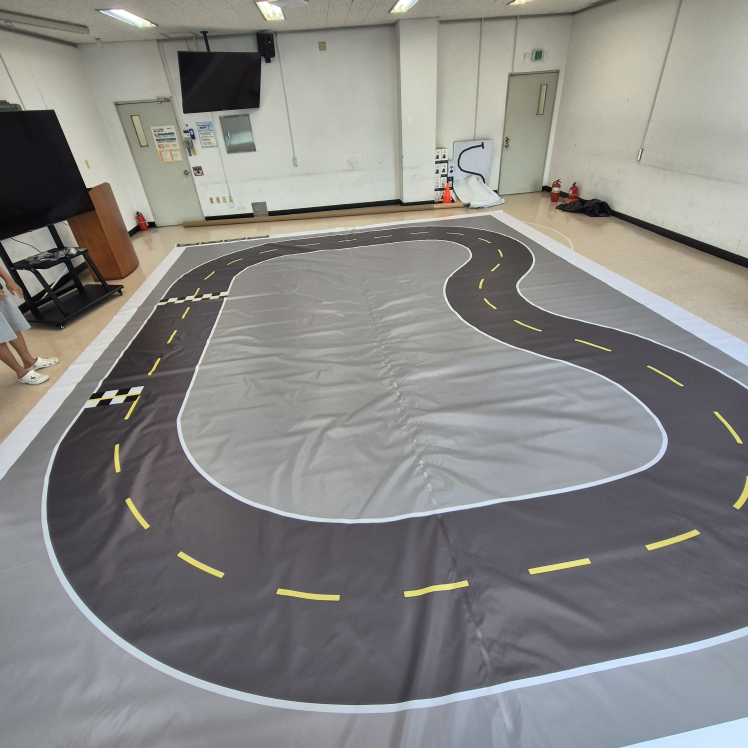
#> input picture test_track/KakaoTalk_20260902_120538606.jpg, 2992 x 2992 px (shown at 1/4 size); its folder holds only this picture in this run
$ python -i detectors.py   (imports and definitions only)   (older library calls are emulated)
#> lines starting #> are read from the running program, lines starting #| are printed output that depends on the picture
#> further down, picture is the input picture: shape (2992, 2992, 3); mean B, G, R 133, 135.1, 135.8
"""OpenCV detector core with no ROS dependency."""

from __future__ import annotations

from collections import Counter, deque
from dataclasses import dataclass
from typing import Deque, Iterable, Sequence

import cv2
import numpy as np

from .checkerboard_detector import CheckerboardDetection, CheckerboardDetector


TRAFFIC_NONE = 0
TRAFFIC_RED = 1
TRAFFIC_YELLOW = 2
TRAFFIC_GREEN = 3
TRAFFIC_GREEN_LEFT = 4


@dataclass(frozen=True)
class TrafficDetection:
    state: int = TRAFFIC_NONE
    confidence: float = 0.0
    bbox: tuple[int, int, int, int] | None = None
    slot_centers: tuple[tuple[float, float], ...] = ()
    radius: float = 0.0


@dataclass(frozen=True)
class DetectionRoi:
    """Normalized image region used by both detectors.

    The defaults keep the center 70 percent horizontally and the upper
    85 percent vertically, matching the camera region requested for the car.
    """

    left: float = 0.15
    right: float = 0.15
    top: float = 0.0
    bottom: float = 0.15

    # [21 lines left out: functions __post_init__, bounds, not called in this run]

    def crop(self, frame_bgr: np.ndarray) -> tuple[np.ndarray, tuple[int, int, int, int]]:
        x0, y0, x1, y1 = self.bounds(frame_bgr.shape)
        return frame_bgr[y0:y1, x0:x1], (x0, y0, x1, y1)

    # [60 lines left out: functions masked, contains_bbox, restore_traffic, restore_checker, not called in this run]


class TemporalStateFilter:
    """Reject single-frame state changes while clearing stale detections quickly."""

    # [9 lines left out: function __init__, not called in this run]

    @property
    def state(self) -> int:
        return self._state

    # [23 lines left out: functions reset, update, not called in this run]


class TemporalBoolFilter:
    """Debounce a boolean observation with independent on/off thresholds."""

    # [8 lines left out: function __init__, not called in this run]

    @property
    def state(self) -> bool:
        return self._state

    # [16 lines left out: functions reset, update, not called in this run]


def _color_excess_maps(frame_bgr: np.ndarray) -> tuple[np.ndarray, np.ndarray, np.ndarray]:
    b, g, r = cv2.split(frame_bgr.astype(np.float32))
    red = np.maximum(r - np.maximum(g, b), 0.0)
    yellow = np.maximum(np.minimum(r, g) - b - 0.25 * np.abs(r - g), 0.0)
    cyan = np.maximum(np.minimum(g, b) - r - 0.20 * np.abs(g - b), 0.0)
    return red, yellow, cyan


# [97 lines left out: functions _disk_strength, _ring_mean, _disk_mean, _local_color_strength, _dark_ring_coverage, not called in this run]


class TrafficLightDetector:
    """Find a four-lamp housing and classify its illuminated slots."""

    def __init__(
        self,
        roi: DetectionRoi | None = None,
        max_y_fraction: float = 0.50,
    ) -> None:
        if not 0.0 < max_y_fraction <= 1.0:
            raise ValueError("max_y_fraction must be within (0, 1]")
        self.roi = roi
        self.max_y_fraction = float(max_y_fraction)
        self.last_debug: dict[str, object] = {}

    def active_bounds(self, frame_shape: Sequence[int]) -> tuple[int, int, int, int]:
        """Return the signal-search area capped at an absolute image Y ratio."""

        height, width = int(frame_shape[0]), int(frame_shape[1])
        if self.roi is None:
            x0, y0, x1, y1 = 0, 0, width, height
        else:
            x0, y0, x1, y1 = self.roi.bounds(frame_shape)
        max_y = max(y0 + 1, int(round(height * self.max_y_fraction)))
        return x0, y0, x1, min(y1, max_y)

    @staticmethod
    def _color_components(
        color_map: np.ndarray,
        y_limit: int,
        scale: float,
    ) -> list[tuple[float, float, float, tuple[int, int, int, int]]]:
        smooth = cv2.GaussianBlur(color_map[:y_limit], (0, 0), max(0.8, scale))
        binary = (smooth > 18.0).astype(np.uint8)
        kernel_size = max(3, int(round(3.0 * scale)) | 1)
        kernel = cv2.getStructuringElement(cv2.MORPH_ELLIPSE, (kernel_size, kernel_size))
        binary = cv2.morphologyEx(binary, cv2.MORPH_CLOSE, kernel)
        count, labels, stats, centroids = cv2.connectedComponentsWithStats(binary, 8)
        output = []
        min_area = max(2, int(round(3.0 * scale * scale)))
        max_area = int(round(3500.0 * scale * scale))
        max_dimension = int(round(80.0 * scale))
        for label in range(1, count):
            x, y, width, height, area = (int(value) for value in stats[label])
            if not min_area <= area <= max_area:
                continue
            if width > max_dimension or height > max_dimension:
                continue
            aspect = width / max(height, 1)
            if not 0.25 <= aspect <= 3.5:
                continue
            mask = (labels == label).astype(np.uint8)
            mean_excess = cv2.mean(smooth, mask=mask)[0]
            score = float(mean_excess * area)
            if score < 450.0 * scale * scale:
                continue
            output.append(
                (
                    float(centroids[label, 0]),
                    float(centroids[label, 1]),
                    score,
                    (x, y, width, height),
                )
            )
        output.sort(key=lambda item: item[2], reverse=True)
        return output[:12]

    # [299 lines left out: functions _hough_circles, _nearest_anchor_circles, _match_group, _housing_metrics, _guided_group, not called in this run]

    @staticmethod
    def _refine_bright_component(
        value_channel: np.ndarray,
        component: tuple[float, float, float, tuple[int, int, int, int]],
        scale: float,
    ) -> tuple[tuple[float, float], float]:
        center_x, center_y, _, (_, _, width, height) = component
        search_radius = int(max(24.0 * scale, 0.8 * max(width, height) + 10.0 * scale))
        image_height, image_width = value_channel.shape
        x0 = max(0, int(np.floor(center_x - search_radius)))
        y0 = max(0, int(np.floor(center_y - search_radius)))
        x1 = min(image_width, int(np.ceil(center_x + search_radius + 1)))
        y1 = min(image_height, int(np.ceil(center_y + search_radius + 1)))
        crop = value_channel[y0:y1, x0:x1]
        if crop.size == 0:
            return (center_x, center_y), float(max(width, height))
        percentile = float(np.percentile(crop, 85.0))
        threshold = max(215.0, percentile)
        binary = (crop > threshold).astype(np.uint8)
        binary = cv2.morphologyEx(binary, cv2.MORPH_OPEN, np.ones((3, 3), np.uint8))
        count, _, stats, centroids = cv2.connectedComponentsWithStats(binary, 8)
        best = None
        for label in range(1, count):
            _, _, item_width, item_height, area = (int(value) for value in stats[label])
            if not 3 <= area <= int(2600.0 * scale * scale):
                continue
            global_x = float(centroids[label, 0] + x0)
            global_y = float(centroids[label, 1] + y0)
            distance = float(np.hypot(global_x - center_x, global_y - center_y))
            if distance > 0.95 * search_radius:
                continue
            aspect = item_width / max(item_height, 1)
            if not 0.30 <= aspect <= 3.2:
                continue
            fill = area / max(item_width * item_height, 1)
            score = area * min(fill / 0.35, 1.2) / (1.0 + 0.025 * distance * distance)
            if best is None or score > best[0]:
                best = (score, (global_x, global_y), float(max(item_width, item_height)))
        if best is None:
            return (center_x, center_y), float(max(width, height))
        return best[1], best[2]

    @staticmethod
    def _evaluate_fixed_hypothesis(
        state_family: int,
        center: tuple[float, float],
        bright_size: float,
        gray: np.ndarray,
        gradient: np.ndarray,
        hsv: np.ndarray,
        color_maps: tuple[np.ndarray, np.ndarray, np.ndarray],
        frame_shape: tuple[int, int],
        y_limit: int,
        scale: float,
        assumed_active_slot: int | None = None,
    ) -> tuple[float, int, tuple[tuple[float, float], ...], float, list[float]] | None:
        height, width = frame_shape
        if state_family == TRAFFIC_RED:
            active_slot = 0
            denominator = 1.55
        elif state_family == TRAFFIC_YELLOW:
            active_slot = 1
            denominator = 1.52
        else:
            active_slot = 3 if assumed_active_slot is None else assumed_active_slot
            denominator = 1.51

        nominal_radius = float(np.clip(bright_size / denominator, 5.0 * scale, 30.0 * scale))
        best = None
        for radius_factor in (0.86, 1.0, 1.14):
            radius = nominal_radius * radius_factor
            for spacing_ratio in (2.30, 2.50, 2.70):
                spacing = spacing_ratio * radius
                first_x = center[0] - active_slot * spacing
                centers = tuple((first_x + slot * spacing, center[1]) for slot in range(4))
                if centers[0][0] < 2.0 or centers[-1][0] >= width - 2.0:
                    continue
                body_width = centers[-1][0] - centers[0][0] + 2.7 * radius
                body_center_x = 0.5 * (centers[0][0] + centers[-1][0])
                # The decision zone is deliberately narrower than the camera.
                # Very small/far rows and the fixed LED control box at the far
                # right are treated as NONE until the real four-lamp board is
                # large enough for a reliable decision.
                if not 72.0 * scale <= body_width <= 215.0 * scale:
                    continue
                if not 170.0 / 640.0 * width <= body_center_x <= 505.0 / 640.0 * width:
                    continue
                # The candidate must fit inside the configured signal ROI.
                # This replaces the former hidden Y=176 center cutoff.
                if not 48.0 / 480.0 * height <= center[1] <= y_limit - 1.6 * radius:
                    continue
                if centers[0][0] - 1.35 * radius < 175.0 / 640.0 * width:
                    continue
                if centers[-1][0] + 1.35 * radius > 545.0 / 640.0 * width:
                    continue

                ring_edges = [_ring_mean(gradient, item, radius) for item in centers]
                minimum_edge = min(ring_edges)
                mean_edge = float(np.mean(ring_edges))
                if minimum_edge < 64.0 or mean_edge < 100.0:
                    continue

                dark_rings = [_dark_ring_coverage(gray, item, radius) for item in centers]
                minimum_dark_ring = min(dark_rings)
                mean_dark_ring = float(np.mean(dark_rings))
                if minimum_dark_ring < 0.32 or mean_dark_ring < 0.45:
                    continue

                red_strengths = [
                    _disk_strength(color_maps[0], item, 1.28 * radius) for item in centers
                ]
                yellow_strengths = [
                    _disk_strength(color_maps[1], item, 0.75 * radius) for item in centers
                ]
                cyan_strengths = [
                    _disk_strength(color_maps[2], item, 0.75 * radius) for item in centers
                ]
                cyan_strengths[2] = max(
                    cyan_strengths[2],
                    _local_color_strength(color_maps[2], centers[2], radius),
                )
                cyan_strengths[3] = max(
                    cyan_strengths[3],
                    _local_color_strength(color_maps[2], centers[3], radius),
                )

                if state_family == TRAFFIC_RED:
                    state = TRAFFIC_RED
                    state_scores = red_strengths
                    color_score = red_strengths[0]
                    inactive_slots = (1, 2, 3)
                    active_slots = (0,)
                    if color_score < 2.0 or color_score < 1.7 * max(red_strengths[1:] + [0.1]):
                        continue
                elif state_family == TRAFFIC_YELLOW:
                    state = TRAFFIC_YELLOW
                    state_scores = yellow_strengths
                    color_score = yellow_strengths[1]
                    inactive_slots = (0, 2, 3)
                    active_slots = (1,)
                    others = [yellow_strengths[index] for index in inactive_slots]
                    if color_score < 6.0 or color_score < 1.7 * max(others + [0.1]):
                        continue
                else:
                    state_scores = cyan_strengths
                    green_score = cyan_strengths[3]
                    arrow_score = cyan_strengths[2]
                    if green_score < 6.0:
                        continue
                    preceding_red = max(
                        _local_color_strength(
                            color_maps[0],
                            (centers[0][0] - offset * spacing, centers[0][1]),
                            radius,
                        )
                        for offset in (1, 2, 3)
                    )
                    if preceding_red >= 4.0:
                        continue
                    if arrow_score >= max(2.6, 0.12 * green_score):
                        if green_score < 0.65 * arrow_score:
                            continue
                        state = TRAFFIC_GREEN_LEFT
                        color_score = min(arrow_score, green_score)
                        inactive_slots = (0, 1)
                        active_slots = (2, 3)
                    else:
                        # When the component used as an anchor is the arrow,
                        # a second green component appears one lamp spacing to
                        # its right.  Do not mislabel that shifted layout as a
                        # standalone green signal.
                        outside_right = _local_color_strength(
                            color_maps[2],
                            (centers[3][0] + spacing, centers[3][1]),
                            radius,
                        )
                        if active_slot == 2 or outside_right >= max(3.0, 0.18 * green_score):
                            continue
                        state = TRAFFIC_GREEN
                        color_score = green_score
                        inactive_slots = (0, 1, 2)
                        active_slots = (3,)
                    if green_score < 1.7 * max(cyan_strengths[:2] + [0.1]):
                        continue

                housing_value, housing_saturation, _ = TrafficLightDetector._housing_metrics(
                    hsv, centers, radius
                )
                if housing_value < 88.0 or housing_saturation > 115.0:
                    continue
                center_values = [
                    _disk_mean(hsv[:, :, 2], item, 0.52 * radius) for item in centers
                ]
                inactive_mean = float(np.mean([center_values[index] for index in inactive_slots]))
                active_mean = float(np.mean([center_values[index] for index in active_slots]))
                if inactive_mean > housing_value + 24.0:
                    continue
                if active_mean - inactive_mean < 34.0:
                    continue

                score = minimum_edge / 85.0 + mean_edge / 125.0
                score += min(color_score / 8.0, 4.0)
                score += min((active_mean - inactive_mean) / 60.0, 2.0)
                score += min(housing_value / 135.0, 1.5)
                score += min(mean_dark_ring / 0.55, 1.3)
                candidate = (score, state, centers, radius, state_scores)
                if best is None or score > best[0]:
                    best = candidate
        return best

    def detect(self, frame_bgr: np.ndarray) -> TrafficDetection:
        if frame_bgr is None or frame_bgr.size == 0:
            return TrafficDetection()
        x0, y0, x1, active_y1 = self.active_bounds(frame_bgr.shape)
        if self.roi is not None:
            masked = self.roi.masked(frame_bgr)
        else:
            masked = frame_bgr.copy()

        # Preserve full-frame coordinates for the detector's geometric rules,
        # but replace the ignored lower band so it cannot produce candidates.
        if active_y1 < masked.shape[0]:
            masked[active_y1:, :] = masked[active_y1 - 1 : active_y1, :]
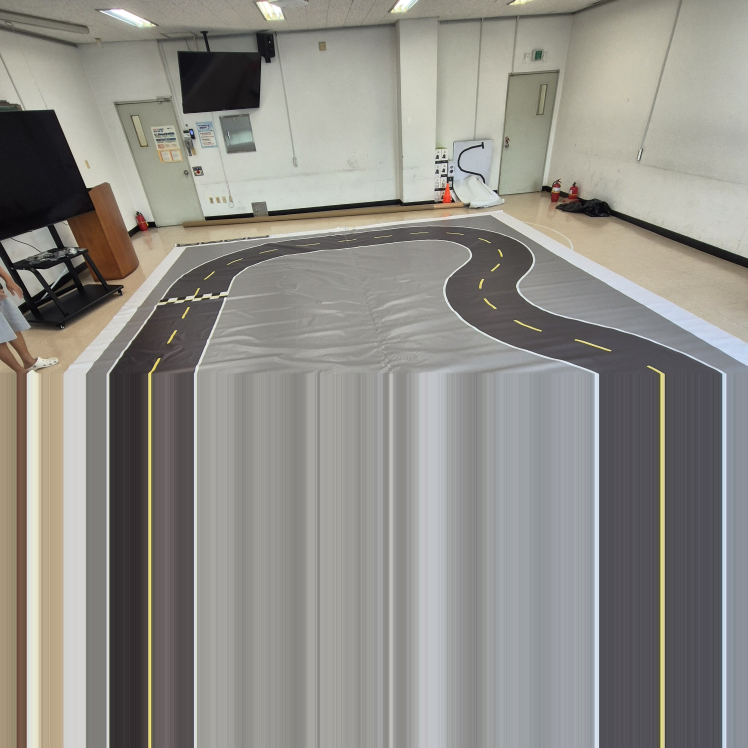
#> masked: shape (2992, 2992, 3) (shown at 1/4 size); mean B, G, R 135.9, 141.6, 143.4
        detection = self._detect_frame(masked, y_limit=active_y1)
        self.last_debug["active_bounds"] = (x0, y0, x1, active_y1)
        if detection.bbox is not None:
            box_x, box_y, box_width, box_height = detection.bbox
            if (
                box_x < x0
                or box_y < y0
                or box_x + box_width > x1
                or box_y + box_height > active_y1
            ):
                return TrafficDetection()
        return detection

    def _detect_frame(
        self,
        frame_bgr: np.ndarray,
        y_limit: int | None = None,
    ) -> TrafficDetection:
#> called with y_limit = 1496
        height, width = frame_bgr.shape[:2]
        scale = 0.5 * (width / 640.0 + height / 480.0)
        if y_limit is None:
            y_limit = min(height, int(round(0.40 * height)))
        else:
            y_limit = int(np.clip(y_limit, 1, height))
        gray = cv2.cvtColor(frame_bgr, cv2.COLOR_BGR2GRAY)
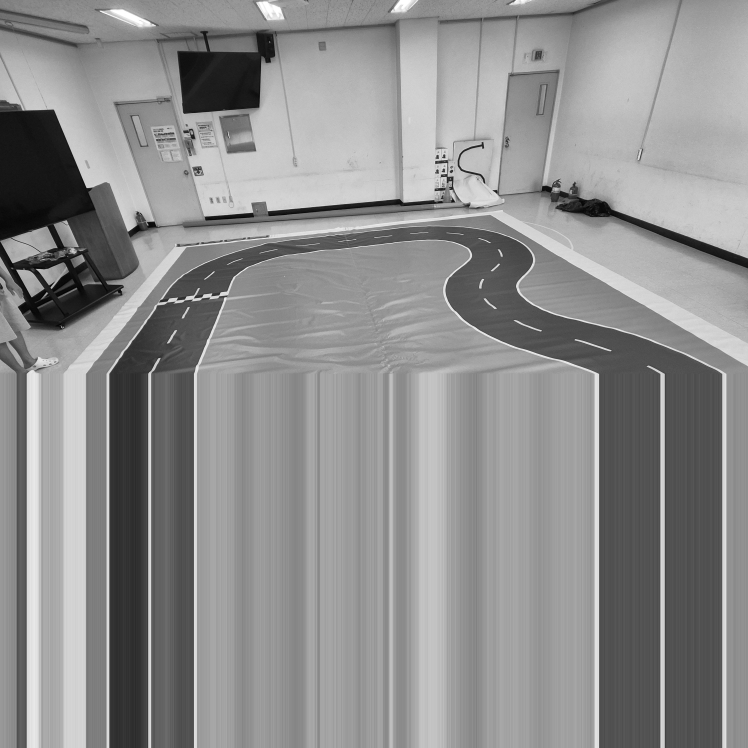
#> gray: shape (2992, 2992) (shown at 1/4 size); min 0, max 255, mean 141.5
        hsv = cv2.cvtColor(frame_bgr, cv2.COLOR_BGR2HSV)
#> hsv: shape (2992, 2992, 3); mean H, S, V 54.8, 22.1, 145.8
        gx = cv2.Sobel(gray, cv2.CV_32F, 1, 0, ksize=3)
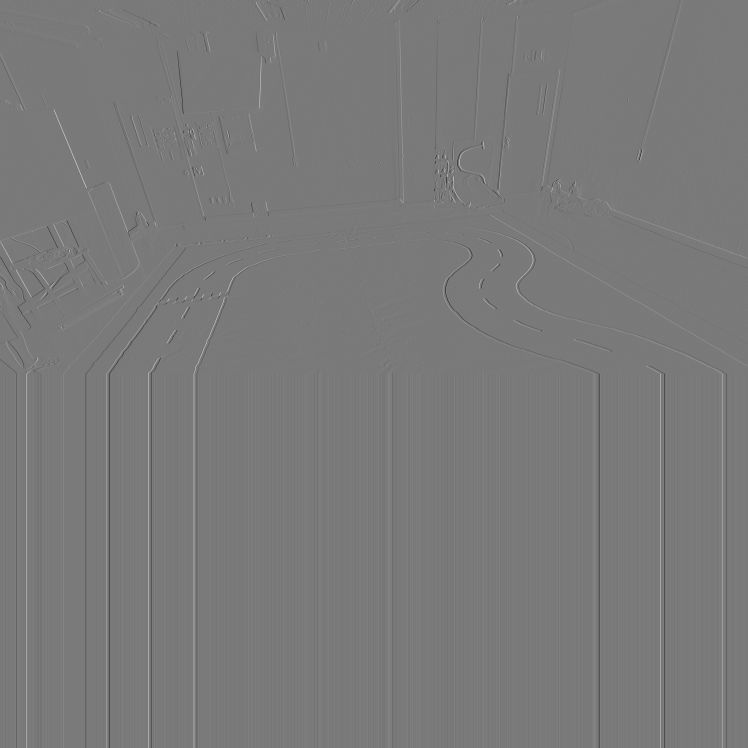
#> gx: shape (2992, 2992) float32 (shown at 1/4 size); min -739, max 804, mean 0.1; drawn with min black and max white
        gy = cv2.Sobel(gray, cv2.CV_32F, 0, 1, ksize=3)
        gradient = cv2.magnitude(gx, gy)
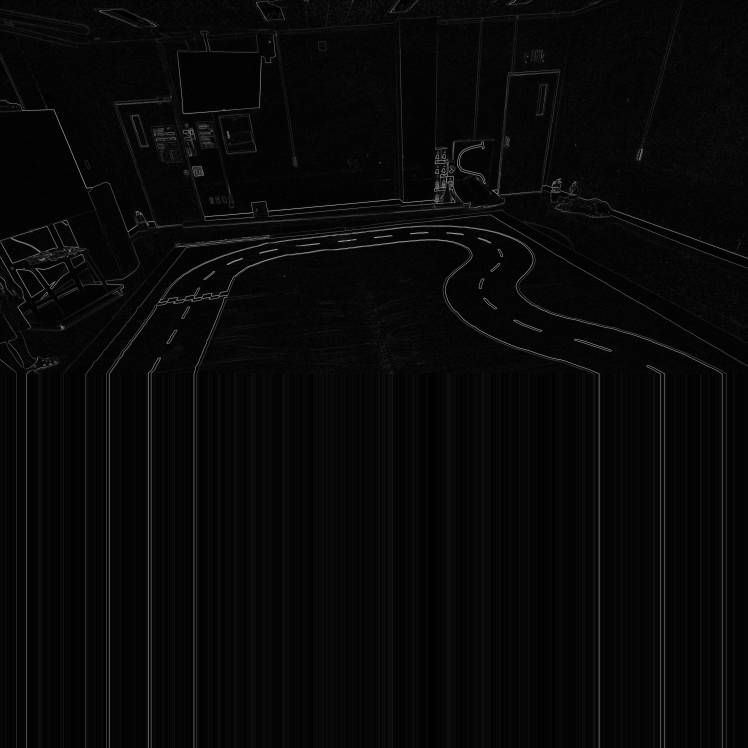
#> gradient: shape (2992, 2992) float32 (shown at 1/4 size); min 0, max 869.2, mean 27.9; drawn with min black and max white
        red_map, yellow_map, cyan_map = _color_excess_maps(frame_bgr)
#> in _color_excess_maps, `b, g, r = cv2.split(frame_bgr.astype(np.float32))`:
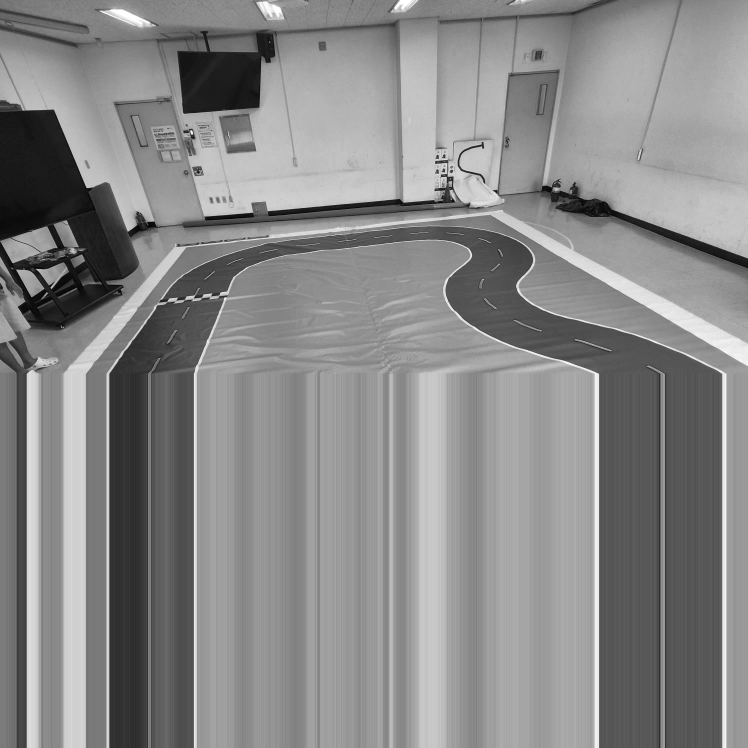
#> b: shape (2992, 2992) float32 (shown at 1/4 size); min 0, max 255, mean 135.9
#> (the rest of the program and of its run is left out)
